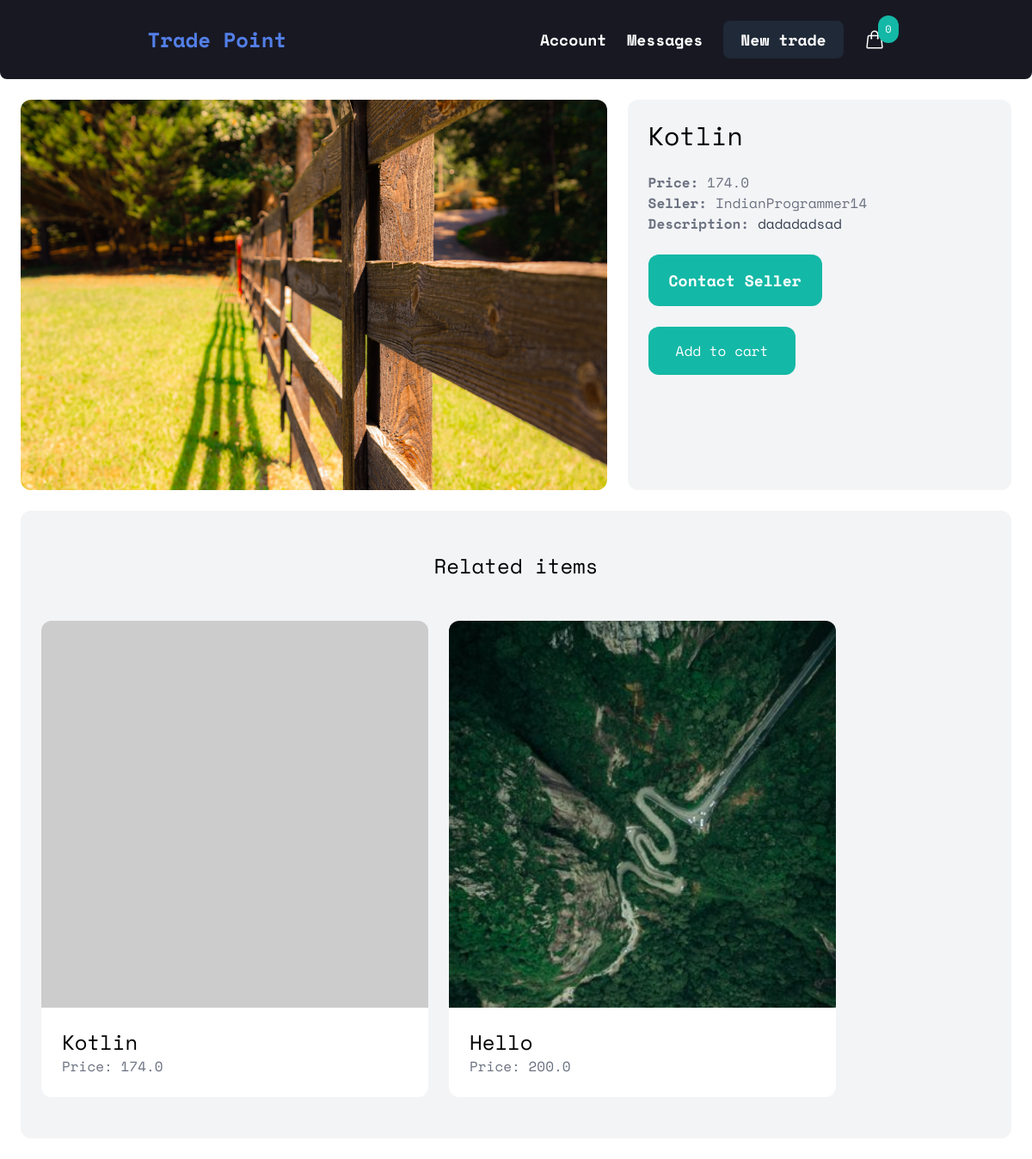
The app's page /items/8 with its own data.
### item/models.py (models this page shows, shortened)
class Item(models.Model):
    category = models.ForeignKey(Category, related_name='items', on_delete=models.CASCADE)
    name = models.CharField(max_length=200)
    description = models.TextField(blank=True, null=True)
    price = models.IntegerField()
    image = models.ImageField(upload_to='item_images', blank=True, null=True)
    thumbnail = models.ImageField(upload_to='item_images', blank=True, null=True)
    is_sold = models.BooleanField(default=False)
    created_at = models.DateTimeField(auto_now_add=True)
    created_by = models.ForeignKey(User, related_name='items', on_delete=models.CASCADE)
    updated_at = models.DateTimeField(auto_now=True)
    class Meta:
        ordering = ('-created_at',)
    def get_display_price(self):
        return self.price / 100
    def get_thumbnail(self):
        if self.thumbnail:
            return self.thumbnail.url
        else:
            if self.image:
                self.thumbnail = self.make_thumbnail(self.image)
                self.save()
                return self.thumbnail.url
            else:
                return 'https://via.placeholder.com/240x240.jpg'
    def get_image(self):
        if self.image:
            return self.image.url
        else:
            return 'https://via.placeholder.com/240x240.jpg'

### item/views.py (the view)
# urls.py: path('<int:pk>', views.details, name='detail'),
def details(request, pk):
    item = get_object_or_404(Item, pk=pk)
    related_items = Item.objects.filter(category=item.category, is_sold=False).exclude(pk=pk)[0:3]
    return render(request, 'item/details.html', {
        'item': item,
        'related_items': related_items,
    })

### cart/cart.py (called while the page is built)
    def __len__(self):
        return sum(item['quantity'] for item in self.cart.values())

### cart/context_processors.py (called while the page is built)
def cart(request):
    return {'cart': Cart(request)}

### item/templates/item/details.html (shortened to what this page needs)
{% extends 'main.html' %}
{% block content %}
    <div class="grid grid-cols-5 gap-6 ">
        <div class="col-span-3 " align="center">
            <img src="{{ item.get_image }}" alt="{{ item.name }}" class="rounded-xl max-h-[60vh]">
        </div>
        <div class="col-span-2 p-6 bg-gray-100 rounded-xl">
            <h1 class="mb-6 text-3xl">{{ item.name }}</h1>
            <p class="text-gray-500 "><strong>Price:</strong> {{ item.get_display_price }}</p>
            <p class="text-gray-500 "><strong>Seller:</strong> {{ item.created_by.username }}</p>
            {% if item.description %}
                <p class="text-gray-700">
                    <strong class="text-gray-500">Description:</strong>
                    {{ item.description }}
                </p>
            {% endif %}
            {% if request.user == item.created_by %}
                <div class="mt-6 p-6 bg-white rounded-xl">
                    <p>This is your item!</p>
                    <a href="{% url 'item:edit' item.id %}"
                       class="inline-block mt-6 px-6 text-lg font-semibold bg-teal-500 text-white rounded-xl hover:bg-teal-700 transition-all">Edit</a>
                    <a href="{% url 'item:delete' item.id %}"
                       class="inline-block mt-6 px-6 text-lg font-semibold bg-red-500 text-white rounded-xl hover:bg-red-700 transition-all">Delete</a>
                </div>
            {% else %}
                <a href="{% url 'conversation:new' item.id %}"
                   class="inline-block mt-6 px-6 py-4 text-lg font-semibold bg-teal-500 text-white hover:bg-teal-700 rounded-xl">Contact
                    Seller</a>
                <div>
                    <a
                            href="#"
                            class="mt-6 inline-block px-8 py-4 rounded-xl bg-teal-500 text-white hover:bg-teal-600"
                            hx-get="{% url 'add_to_cart' item.id %}"
                            hx-target="#menu-cart-button"
                            hx-swap="outerHTML"
                    >
                        Add to cart
                    </a>
                </div>
            {% endif %}
        </div>
    </div>
    <div class="">
        <div class="mt-6 px-6 py-12 bg-gray-100 rounded-xl">
            <h2 class="mb-12 text-2xl text-center">Related items</h2>
            <div class="flex flex-row justify-start align-items-center flex-wrap gap-6">
                {% for item in related_items %}
                    <div>
                        <a href="{% url 'item:detail' item.id %}">
                            <div class="w-[450px] h-[450px] rounded-t-xl"
                                 style="background-image: url('{{ item.get_thumbnail }}'); background-size: cover;">
                            </div>
                            <div class="p-6 bg-white rounded-b-xl">
                                <h2 class="text-2xl">{{ item.name }}</h2>
                                <p class="text-gray-500">Price: {{ item.get_display_price }}</p>
                            </div>
                        </a>
                    </div>
                {% endfor %}
            </div>
        </div>
    </div>
{% endblock content %}

### static/css/main.css (style rules this page uses)
* { font-family: 'Space Mono', monospace; }

### records on screen
Item: get_image (picture), name "Kotlin", get_display_price "174.0", created_by.username "IndianProgrammer14", description "dadadadsad"
Item: name "Kotlin", get_display_price "174.0"
Item: get_thumbnail (picture), name "Hello", get_display_price "200.0"

### other values on screen
{{ cart|length }} "0"
